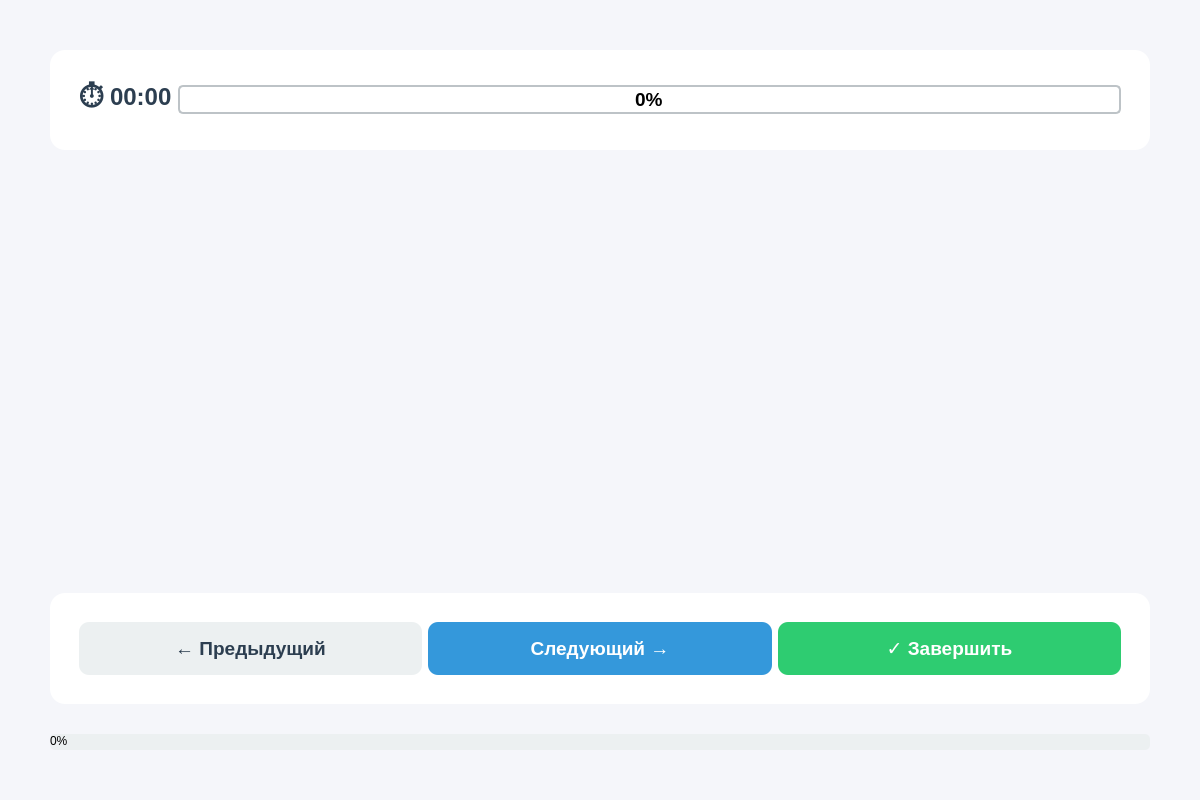
<?xml version="1.0" encoding="UTF-8"?>
<ui version="4.0">
 <class>TestWindow</class>
 <widget class="QMainWindow" name="TestWindow">
  <property name="geometry">
   <rect>
    <x>0</x>
    <y>0</y>
    <width>1200</width>
    <height>800</height>
   </rect>
  </property>
  <property name="windowTitle">
   <string>Тестирование</string>
  </property>
  <property name="styleSheet">
   <string notr="true">QMainWindow {
    background-color: #f5f6fa;
}
QFrame#top_panel, QFrame#bottom_panel {
    background-color: white;
    border-radius: 15px;
    padding: 20px;
}
QLabel#time_label {
    font-size: 18pt;
    color: #2c3e50;
    font-weight: bold;
}
QProgressBar#time_progress {
    border: 2px solid #bdc3c7;
    border-radius: 5px;
    text-align: center;
    height: 25px;
    font-size: 14pt;
    font-weight: bold;
}
QProgressBar#time_progress::chunk {
    background-color: #3498db;
    border-radius: 3px;
}
QPushButton {
    font-size: 14pt;
    padding: 15px 30px;
    border-radius: 10px;
    font-weight: bold;
    min-width: 200px;
}
QPushButton:hover {
    transform: scale(1.05);
}
QPushButton:disabled {
    background-color: #bdc3c7;
    color: #7f8c8d;
}
QPushButton#prev_button {
    background-color: #ecf0f1;
    color: #2c3e50;
}
QPushButton#prev_button:hover:enabled {
    background-color: #bdc3c7;
}
QPushButton#next_button {
    background-color: #3498db;
    color: white;
}
QPushButton#next_button:hover:enabled {
    background-color: #2980b9;
}
QPushButton#finish_button {
    background-color: #2ecc71;
    color: white;
}
QPushButton#finish_button:hover {
    background-color: #27ae60;
}
QProgressBar#progress_indicator {
    border: none;
    background-color: #ecf0f1;
    height: 10px;
    border-radius: 5px;
}
QProgressBar#progress_indicator::chunk {
    background-color: #2ecc71;
    border-radius: 5px;
}
QRadioButton {
    background-color: white;
    color: #2c3e50;
    padding: 10px;
    border: 2px solid #ecf0f1;
    border-radius: 10px;
    font-size: 14pt;
    margin: 5px;
}
QRadioButton:hover {
    background-color: #f7f9fc;
    border-color: #3498db;
}
QRadioButton:checked {
    background-color: #3498db;
    color: white;
    border-color: #2980b9;
}
QRadioButton::indicator {
    width: 0px;
    height: 0px;
}
QFrame.question_card {
    background-color: #f5f6fa;
    border-radius: 15px;
    padding: 20px;
}
QLabel.question_text {
    font-size: 16pt;
    color: #2c3e50;
    padding: 20px;
    background-color: white;
    border-radius: 10px;
}</string>
  </property>
  <widget class="QWidget" name="centralwidget">
   <layout class="QVBoxLayout" name="verticalLayout">
    <property name="spacing">
     <number>30</number>
    </property>
    <property name="leftMargin">
     <number>50</number>
    </property>
    <property name="topMargin">
     <number>50</number>
    </property>
    <property name="rightMargin">
     <number>50</number>
    </property>
    <property name="bottomMargin">
     <number>50</number>
    </property>
    <item>
     <widget class="QFrame" name="top_panel">
      <property name="frameShape">
       <enum>QFrame::StyledPanel</enum>
      </property>
      <property name="frameShadow">
       <enum>QFrame::Raised</enum>
      </property>
      <layout class="QHBoxLayout" name="horizontalLayout">
       <item>
        <widget class="QLabel" name="time_label">
         <property name="text">
          <string>⏱ 00:00</string>
         </property>
        </widget>
       </item>
       <item>
        <widget class="QProgressBar" name="time_progress">
         <property name="value">
          <number>0</number>
         </property>
        </widget>
       </item>
      </layout>
     </widget>
    </item>
    <item>
     <widget class="QStackedWidget" name="question_stack">
      <property name="sizePolicy">
       <sizepolicy hsizetype="Preferred" vsizetype="Expanding">
        <horstretch>0</horstretch>
        <verstretch>0</verstretch>
       </sizepolicy>
      </property>
     </widget>
    </item>
    <item>
     <widget class="QFrame" name="bottom_panel">
      <property name="frameShape">
       <enum>QFrame::StyledPanel</enum>
      </property>
      <property name="frameShadow">
       <enum>QFrame::Raised</enum>
      </property>
      <layout class="QHBoxLayout" name="horizontalLayout_2">
       <item>
        <widget class="QPushButton" name="prev_button">
         <property name="text">
          <string>← Предыдущий</string>
         </property>
        </widget>
       </item>
       <item>
        <widget class="QPushButton" name="next_button">
         <property name="text">
          <string>Следующий →</string>
         </property>
        </widget>
       </item>
       <item>
        <widget class="QPushButton" name="finish_button">
         <property name="text">
          <string>✓ Завершить</string>
         </property>
        </widget>
       </item>
      </layout>
     </widget>
    </item>
    <item>
     <widget class="QProgressBar" name="progress_indicator">
      <property name="value">
       <number>0</number>
      </property>
     </widget>
    </item>
   </layout>
  </widget>
 </widget>
 <resources/>
 <connections/>
</ui>
